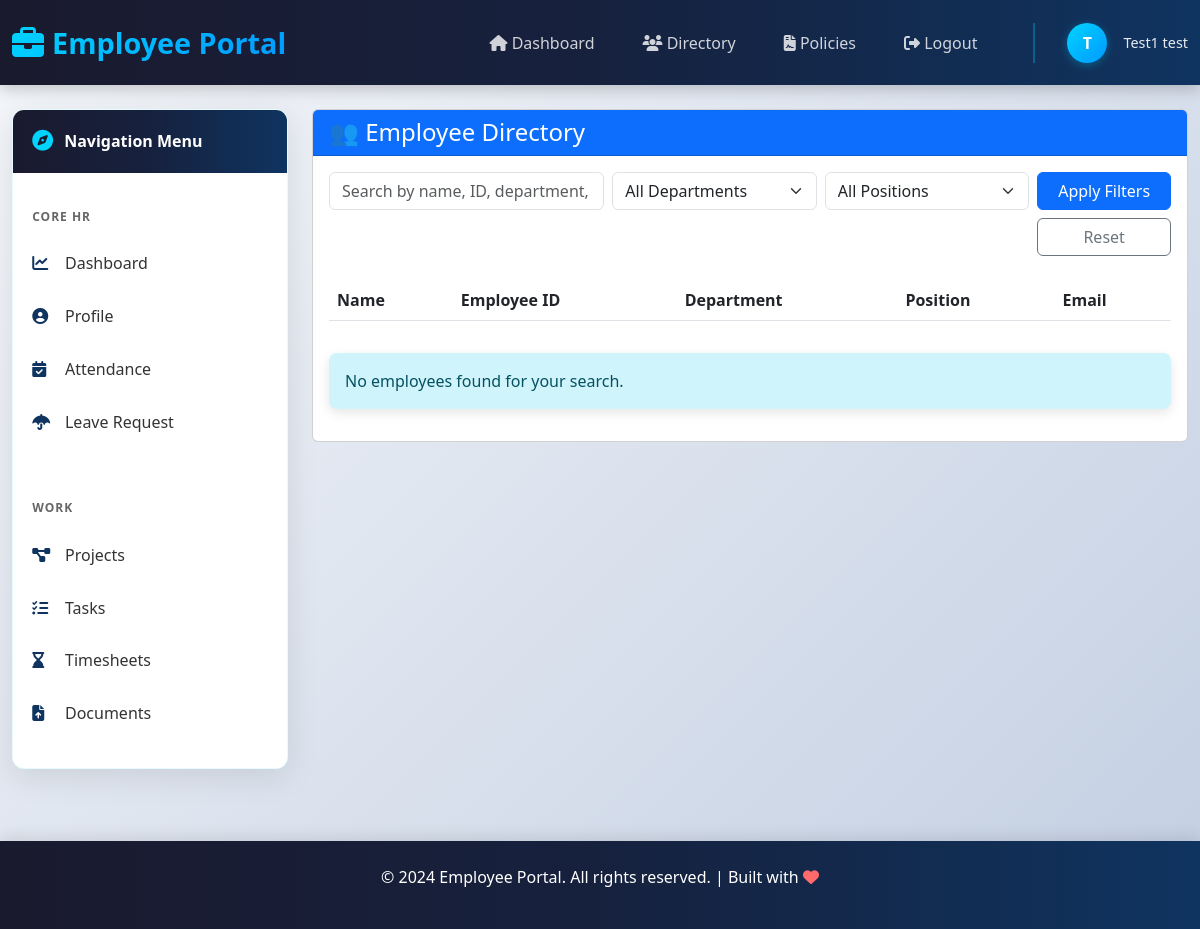
/accounts/directory/ (signed in), run on an earlier commit of the app's database.
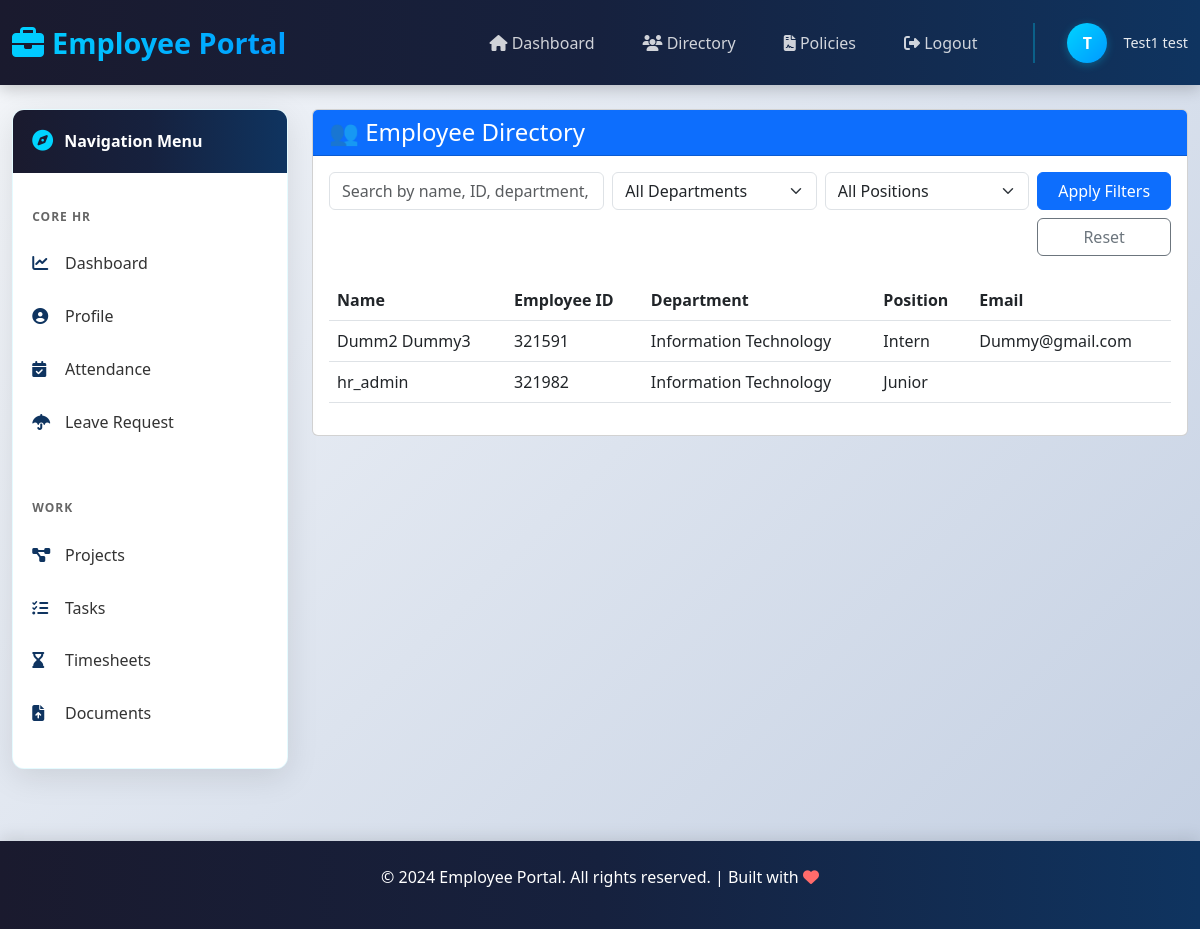
And on a later commit of the database.
### accounts/models.py (models this page shows, shortened)
class CustomUser(AbstractUser):
    ROLE_CHOICES = (
        ('HR', 'HR Admin'),
        ('MANAGER', 'Manager'),
        ('CEO', 'CEO'),
    )
    role = models.CharField(max_length=20, choices=ROLE_CHOICES)

class Employee(models.Model):
    DEPARTMENT_CHOICES = [
        ('HR', 'Human Resources'),
        ('IT', 'Information Technology'),
        ('SALES', 'Sales'),
        ('MARKETING', 'Marketing'),
        ('FINANCE', 'Finance'),
        ('OPS', 'Operations'),
    ]
    POSITION_CHOICES = [
        ('INTERN', 'Intern'),
        ('JUNIOR', 'Junior'),
        ('SENIOR', 'Senior'),
        ('LEAD', 'Lead'),
        ('MANAGER', 'Manager'),
        ('DIRECTOR', 'Director'),
    ]
    GENDER_CHOICES = [
        ('M', 'Male'),
        ('F', 'Female'),
        ('O', 'Other'),
    ]
    user = models.OneToOneField(settings.AUTH_USER_MODEL, on_delete=models.CASCADE, related_name='employee')
    employee_id = models.CharField(max_length=20, unique=True)
    department = models.CharField(max_length=20, choices=DEPARTMENT_CHOICES)
    position = models.CharField(max_length=20, choices=POSITION_CHOICES)
    phone_number = models.CharField(max_length=15, blank=True)
    gender = models.CharField(max_length=1, choices=GENDER_CHOICES, blank=True)
    date_of_birth = models.DateField(null=True, blank=True)
    address = models.TextField(blank=True)
    city = models.CharField(max_length=50, blank=True)
    state = models.CharField(max_length=50, blank=True)
    zip_code = models.CharField(max_length=10, blank=True)
    date_joined = models.DateField(auto_now_add=True)
    salary = models.DecimalField(max_digits=10, decimal_places=2, null=True, blank=True)
    manager = models.ForeignKey('self', null=True, blank=True, on_delete=models.SET_NULL, related_name='subordinates')
    is_active = models.BooleanField(default=True)
    profile_photo = models.ImageField(upload_to='employee_photos/', null=True, blank=True)
    created_at = models.DateTimeField(auto_now_add=True)
    updated_at = models.DateTimeField(auto_now=True)
    class Meta:
        ordering = ['employee_id']

### accounts/views.py (the view, shortened to what this page needs)
# urls.py: path('directory/', views.directory_view, name='directory'),
@login_required(login_url='login')
def directory_view(request):
    query = request.GET.get('search', '')
    department = request.GET.get('department', '')
    position = request.GET.get('position', '')
    employees = Employee.objects.select_related('user').all()
    if department:
        employees = employees.filter(department=department)
    if position:
        employees = employees.filter(position=position)
    context = {
        'employees': employees,
        'search_query': query,
        'selected_department': department,
        'selected_position': position,
        'departments': Employee.DEPARTMENT_CHOICES,
        'positions': Employee.POSITION_CHOICES,
    }
    return render(request, 'accounts/directory.html', context)

### accounts/templates/accounts/directory.html (shortened to what this page needs)
{% extends 'base.html' %}
{% block content %}
<div class="row">
    <div class="col-12 mb-4">
        <div class="card">
            <div class="card-header bg-primary text-white">
                <h4 class="mb-0">👥 Employee Directory</h4>
            </div>
            <div class="card-body">
                <form method="get" class="row g-2 mb-4">
                    <div class="col-md-4">
                        <input type="text" name="search" class="form-control" placeholder="Search by name, ID, department, or position" value="{{ search_query }}">
                    </div>
                    <div class="col-md-3">
                        <select name="department" class="form-select">
                            <option value="">All Departments</option>
                        </select>
                    </div>
                    <div class="col-md-3">
                        <select name="position" class="form-select">
                            <option value="">All Positions</option>
                        </select>
                    </div>
                    <div class="col-md-2 d-grid gap-2">
                        <button type="submit" class="btn btn-primary w-100">Apply Filters</button>
                        <a href="{% url 'directory' %}" class="btn btn-outline-secondary w-100">Reset</a>
                    </div>
                </form>
                <div class="table-responsive">
                    <table class="table table-hover">
                        <thead>
                            <tr>
                                <th>Name</th>
                                <th>Employee ID</th>
                                <th>Department</th>
                                <th>Position</th>
                                <th>Email</th>
                            </tr>
                        </thead>
                        <tbody>
                            {% for employee in employees %}
                            <tr>
                                <td>{{ employee.user.get_full_name|default:employee.user.username }}</td>
                                <td>{{ employee.employee_id }}</td>
                                <td>{{ employee.get_department_display }}</td>
                                <td>{{ employee.get_position_display }}</td>
                                <td>{{ employee.user.email }}</td>
                            </tr>
                            {% endfor %}
                        </tbody>
                    </table>
                </div>
                {% if not employees %}
                    <div class="alert alert-info mt-3">No employees found for your search.</div>
                {% endif %}
            </div>
        </div>
    </div>
</div>
{% endblock %}

### templates/base.html (shortened to what this page needs)
<!DOCTYPE html>
<html lang="en">
<head>
    <link href="https://cdn.jsdelivr.net/npm/bootstrap@5.3.0/dist/css/bootstrap.min.css" rel="stylesheet">
    <link rel="stylesheet" href="https://cdnjs.cloudflare.com/ajax/libs/font-awesome/6.4.0/css/all.min.css">
</head>
<body>
    <nav class="navbar navbar-expand-lg navbar-dark">
        <div class="container-fluid">
            <a class="navbar-brand" href="{% url 'dashboard' %}">
                <i class="fas fa-briefcase"></i>
                <span>Employee Portal</span>
            </a>
            <div class="collapse navbar-collapse" id="navbarNav">
                <ul class="navbar-nav ms-auto">
                    {% if user.is_authenticated %}
                        <li class="nav-item">
                            <a class="nav-link" href="{% url 'dashboard' %}">
                                <i class="fas fa-home"></i> Dashboard
                            </a>
                        </li>
                        <li class="nav-item">
                            <a class="nav-link" href="{% url 'directory' %}">
                                <i class="fas fa-users"></i> Directory
                            </a>
                        </li>
                        <li class="nav-item">
                            <a class="nav-link" href="{% url 'policies' %}">
                                <i class="fas fa-file-contract"></i> Policies
                            </a>
                        </li>
                        <li class="nav-item">
                            <a class="nav-link" href="{% url 'logout' %}">
                                <i class="fas fa-sign-out-alt"></i> Logout
                            </a>
                        </li>
                    {% endif %}
                </ul>
                {% if user.is_authenticated %}
                <div class="navbar-user">
                    <div class="user-avatar">
                        {{ user.first_name|first|upper }}
                    </div>
                    <div class="username">
                        {{ user.get_full_name|default:user.username }}
                    </div>
                </div>
                {% endif %}
            </div>
        </div>
    </nav>
    <div class="container-fluid mt-4">
        <div class="row">
            {% if user.is_authenticated %}
            <aside class="col-lg-3 mb-4">
                <div class="card sidebar-card sticky-top" style="top: 20px;">
                    <div class="sidebar-header">
                        <i class="fas fa-compass"></i>
                        Navigation Menu
                    </div>
                    <div class="nav-section">
                        <div class="nav-section-title">Core HR</div>
                        <div class="list-group list-group-flush">
                            <a class="list-group-item" href="{% url 'dashboard' %}">
                                <i class="fas fa-chart-line"></i> Dashboard
                            </a>
                            <a class="list-group-item" href="{% url 'profile' %}">
                                <i class="fas fa-user-circle"></i> Profile
                            </a>
                            <a class="list-group-item" href="{% url 'attendance' %}">
                                <i class="fas fa-calendar-check"></i> Attendance
                            </a>
                            <a class="list-group-item" href="{% url 'leave_request' %}">
                                <i class="fas fa-umbrella"></i> Leave Request
                            </a>
                        </div>
                    </div>
                    <div class="nav-section">
                        <div class="nav-section-title">Work</div>
                        <div class="list-group list-group-flush">
                            <a class="list-group-item" href="{% url 'projects' %}">
                                <i class="fas fa-project-diagram"></i> Projects
                            </a>
                            <a class="list-group-item" href="{% url 'tasks' %}">
                                <i class="fas fa-tasks"></i> Tasks
                            </a>
                            <a class="list-group-item" href="{% url 'timesheets' %}">
                                <i class="fas fa-hourglass-end"></i> Timesheets
                            </a>
                            <a class="list-group-item" href="{% url 'documents' %}">
                                <i class="fas fa-file-upload"></i> Documents
                            </a>
                        </div>
                    </div>
                    <div class="nav-section">
                    </div>
                </div>
            </aside>
            <main class="col-lg-9">
            {% else %}
            <main class="col-12">
            {% endif %}
                {% block content %}{% endblock %}
            </main>
        </div>
    </div>
    <footer class="text-white text-center py-4 mt-5">
        <p>&copy; 2024 Employee Portal. All rights reserved. | Built with <i class="fas fa-heart" style="color: #ff6b6b;"></i></p>
    </footer>
</body>
</html>

### templates/base.html (style rules this page uses)
* { transition: all 0.3s ease; }
body { background: linear-gradient(135deg, #f5f7fa 0%, #c3cfe2 100%); min-height: 100vh; }
.navbar { background: linear-gradient(90deg, #1a1a2e 0%, #16213e 50%, #0f3460 100%); box-shadow: 0 4px 15px rgba(0, 0, 0, 0.2); padding: 1rem 0; position: sticky; top: 0; z-index: 1030; }
.navbar-brand { font-size: 1.8rem; font-weight: 700; background: linear-gradient(135deg, #00d4ff, #0099ff); -webkit-background-clip: text; -webkit-text-fill-color: transparent; background-clip: text; margin-right: 2rem; display: flex; align-items: center; gap: 0.5rem; }
.navbar-brand i { font-size: 2rem; }
.nav-link { color: rgba(255, 255, 255, 0.8) !important; font-weight: 500; margin: 0 0.5rem; position: relative; padding: 0.5rem 1rem !important; border-radius: 0.3rem; }
.nav-link::after { content: ''; position: absolute; bottom: 0; left: 1rem; width: 0; height: 2px; background: linear-gradient(90deg, #00d4ff, #0099ff); transition: width 0.3s ease; }
.navbar-user { display: flex; align-items: center; gap: 1rem; margin-left: 2rem; padding-left: 2rem; border-left: 2px solid rgba(0, 212, 255, 0.3); }
.navbar-user .user-avatar { width: 40px; height: 40px; border-radius: 50%; background: linear-gradient(135deg, #00d4ff, #0099ff); display: flex; align-items: center; justify-content: center; color: white; font-weight: bold; box-shadow: 0 2px 8px rgba(0, 212, 255, 0.3); }
.navbar-user .username { color: rgba(255, 255, 255, 0.9); font-weight: 500; font-size: 0.9rem; }
.sidebar-card { background: white; border-radius: 12px; box-shadow: 0 8px 32px rgba(0, 0, 0, 0.1); overflow: hidden; max-height: calc(100vh - 140px); overflow-y: auto; border: 1px solid rgba(0, 212, 255, 0.1); }
.sidebar-header { background: linear-gradient(90deg, #1a1a2e 0%, #16213e 50%, #0f3460 100%); color: white; padding: 1.2rem; font-weight: 700; display: flex; align-items: center; gap: 0.7rem; }
.sidebar-header i { font-size: 1.3rem; color: #00d4ff; }
.nav-section { padding: 1rem 0; }
.nav-section-title { padding: 0.7rem 1.2rem; color: #666; font-size: 0.75rem; font-weight: 700; text-transform: uppercase; letter-spacing: 1px; margin-top: 0.5rem; }
.list-group-item { border: none; border-left: 3px solid transparent; padding: 0.9rem 1.2rem; color: #333; display: flex; align-items: center; gap: 0.8rem; font-weight: 500; position: relative; }
.list-group-item i { width: 20px; color: #0f3460; font-size: 1rem; }
main { animation: fadeIn 0.5s ease; }
.sticky-top { top: 20px; }
footer { background: linear-gradient(90deg, #1a1a2e 0%, #16213e 50%, #0f3460 100%); margin-top: 4rem; box-shadow: 0 -4px 15px rgba(0, 0, 0, 0.1); }

What changed in the data, as far as the page shows it:
added Employee: user.get_full_name "Dumm2 Dummy3", employee_id "321591", department "Information Technology", position "Intern", user.email "Dummy@gmail.com"
added Employee: user.get_full_name "hr_admin", employee_id "321982", department "Information Technology", position "Junior"
Also different on the page:
text no longer shown: "No employees found for your search."
